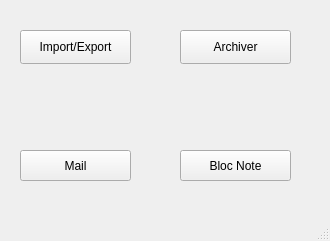
<?xml version="1.0" encoding="UTF-8"?>
<ui version="4.0">
 <class>MainWindow</class>
 <widget class="QMainWindow" name="MainWindow">
  <property name="geometry">
   <rect>
    <x>0</x>
    <y>0</y>
    <width>330</width>
    <height>241</height>
   </rect>
  </property>
  <property name="windowTitle">
   <string>Tobias's ToolBox</string>
  </property>
  <widget class="QWidget" name="centralwidget">
   <widget class="QPushButton" name="pushButton">
    <property name="geometry">
     <rect>
      <x>20</x>
      <y>30</y>
      <width>111</width>
      <height>34</height>
     </rect>
    </property>
    <property name="text">
     <string>Import/Export</string>
    </property>
   </widget>
   <widget class="QPushButton" name="pushButton_2">
    <property name="geometry">
     <rect>
      <x>180</x>
      <y>30</y>
      <width>111</width>
      <height>34</height>
     </rect>
    </property>
    <property name="text">
     <string>Archiver</string>
    </property>
   </widget>
   <widget class="QPushButton" name="pushButton_3">
    <property name="geometry">
     <rect>
      <x>20</x>
      <y>150</y>
      <width>111</width>
      <height>31</height>
     </rect>
    </property>
    <property name="text">
     <string>Mail</string>
    </property>
   </widget>
   <widget class="QPushButton" name="pushButton_4">
    <property name="geometry">
     <rect>
      <x>180</x>
      <y>150</y>
      <width>111</width>
      <height>31</height>
     </rect>
    </property>
    <property name="text">
     <string>Bloc Note</string>
    </property>
   </widget>
  </widget>
  <widget class="QStatusBar" name="statusbar"/>
 </widget>
 <resources/>
 <connections/>
</ui>
